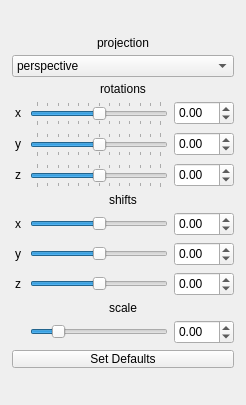
             <widget class="QWidget" name="scrollAreaWidgetContents">
              <property name="geometry">
               <rect>
                <x>0</x>
                <y>0</y>
                <width>246</width>
                <height>405</height>
               </rect>
              </property>
              <layout class="QGridLayout" name="gridLayout_6">
               <property name="leftMargin">
                <number>0</number>
               </property>
               <property name="topMargin">
                <number>0</number>
               </property>
               <property name="rightMargin">
                <number>0</number>
               </property>
               <property name="bottomMargin">
                <number>0</number>
               </property>
               <property name="spacing">
                <number>0</number>
               </property>
               <item row="0" column="0">
                <widget class="QFrame" name="uiTransformsCtrlFrame">
                 <property name="sizePolicy">
                  <sizepolicy hsizetype="Fixed" vsizetype="Fixed">
                   <horstretch>0</horstretch>
                   <verstretch>0</verstretch>
                  </sizepolicy>
                 </property>
                 <property name="autoFillBackground">
                  <bool>true</bool>
                 </property>
                 <property name="frameShape">
                  <enum>QFrame::NoFrame</enum>
                 </property>
                 <property name="frameShadow">
                  <enum>QFrame::Raised</enum>
                 </property>
                 <layout class="QGridLayout" name="gridLayout_3">
                  <item row="0" column="0" colspan="3">
                   <widget class="QLabel" name="label_19">
                    <property name="sizePolicy">
                     <sizepolicy hsizetype="Fixed" vsizetype="Fixed">
                      <horstretch>0</horstretch>
                      <verstretch>0</verstretch>
                     </sizepolicy>
                    </property>
                    <property name="minimumSize">
                     <size>
                      <width>222</width>
                      <height>12</height>
                     </size>
                    </property>
                    <property name="maximumSize">
                     <size>
                      <width>222</width>
                      <height>12</height>
                     </size>
                    </property>
                    <property name="text">
                     <string>projection</string>
                    </property>
                    <property name="alignment">
                     <set>Qt::AlignCenter</set>
                    </property>
                   </widget>
                  </item>
                  <item row="1" column="0" colspan="3">
                   <widget class="QComboBox" name="persperctiveComboBox">
                    <item>
                     <property name="text">
                      <string>perspective</string>
                     </property>
                    </item>
                    <item>
                     <property name="text">
                      <string>orthographic</string>
                     </property>
                    </item>
                   </widget>
                  </item>
                  <item row="2" column="0" colspan="3">
                   <widget class="QLabel" name="label_7">
                    <property name="sizePolicy">
                     <sizepolicy hsizetype="Fixed" vsizetype="Fixed">
                      <horstretch>0</horstretch>
                      <verstretch>0</verstretch>
                     </sizepolicy>
                    </property>
                    <property name="minimumSize">
                     <size>
                      <width>222</width>
                      <height>12</height>
                     </size>
                    </property>
                    <property name="maximumSize">
                     <size>
                      <width>222</width>
                      <height>12</height>
                     </size>
                    </property>
                    <property name="text">
                     <string>rotations</string>
                    </property>
                    <property name="alignment">
                     <set>Qt::AlignCenter</set>
                    </property>
                   </widget>
                  </item>
                  <item row="3" column="0">
                   <widget class="QLabel" name="label">
                    <property name="sizePolicy">
                     <sizepolicy hsizetype="Minimum" vsizetype="Minimum">
                      <horstretch>0</horstretch>
                      <verstretch>0</verstretch>
                     </sizepolicy>
                    </property>
                    <property name="minimumSize">
                     <size>
                      <width>12</width>
                      <height>24</height>
                     </size>
                    </property>
                    <property name="maximumSize">
                     <size>
                      <width>12</width>
                      <height>24</height>
                     </size>
                    </property>
                    <property name="text">
                     <string>x</string>
                    </property>
                    <property name="alignment">
                     <set>Qt::AlignCenter</set>
                    </property>
                   </widget>
                  </item>
                  <item row="3" column="1">
                   <widget class="QSlider" name="xRotationSlider">
                    <property name="sizePolicy">
                     <sizepolicy hsizetype="Preferred" vsizetype="Preferred">
                      <horstretch>0</horstretch>
                      <verstretch>0</verstretch>
                     </sizepolicy>
                    </property>
                    <property name="minimumSize">
                     <size>
                      <width>12</width>
                      <height>12</height>
                     </size>
                    </property>
                    <property name="minimum">
                     <number>-180</number>
                    </property>
                    <property name="maximum">
                     <number>180</number>
                    </property>
                    <property name="orientation">
                     <enum>Qt::Horizontal</enum>
                    </property>
                    <property name="tickPosition">
                     <enum>QSlider::TicksBothSides</enum>
                    </property>
                    <property name="tickInterval">
                     <number>30</number>
                    </property>
                   </widget>
                  </item>
                  <item row="3" column="2">
                   <widget class="QDoubleSpinBox" name="xRotationSpinBox">
                    <property name="sizePolicy">
                     <sizepolicy hsizetype="Minimum" vsizetype="Minimum">
                      <horstretch>0</horstretch>
                      <verstretch>0</verstretch>
                     </sizepolicy>
                    </property>
                    <property name="minimumSize">
                     <size>
                      <width>60</width>
                      <height>24</height>
                     </size>
                    </property>
                    <property name="maximumSize">
                     <size>
                      <width>60</width>
                      <height>24</height>
                     </size>
                    </property>
                    <property name="minimum">
                     <double>-180.000000000000000</double>
                    </property>
                    <property name="maximum">
                     <double>180.000000000000000</double>
                    </property>
                   </widget>
                  </item>
                  <item row="4" column="0">
                   <widget class="QLabel" name="label_2">
                    <property name="sizePolicy">
                     <sizepolicy hsizetype="Minimum" vsizetype="Minimum">
                      <horstretch>0</horstretch>
                      <verstretch>0</verstretch>
                     </sizepolicy>
                    </property>
                    <property name="minimumSize">
                     <size>
                      <width>12</width>
                      <height>24</height>
                     </size>
                    </property>
                    <property name="maximumSize">
                     <size>
                      <width>12</width>
                      <height>24</height>
                     </size>
                    </property>
                    <property name="text">
                     <string>y</string>
                    </property>
                    <property name="alignment">
                     <set>Qt::AlignCenter</set>
                    </property>
                   </widget>
                  </item>
                  <item row="4" column="1">
                   <widget class="QSlider" name="yRotationSlider">
                    <property name="sizePolicy">
                     <sizepolicy hsizetype="Preferred" vsizetype="Preferred">
                      <horstretch>0</horstretch>
                      <verstretch>0</verstretch>
                     </sizepolicy>
                    </property>
                    <property name="minimum">
                     <number>-180</number>
                    </property>
                    <property name="maximum">
                     <number>180</number>
                    </property>
                    <property name="orientation">
                     <enum>Qt::Horizontal</enum>
                    </property>
                    <property name="tickPosition">
                     <enum>QSlider::TicksBothSides</enum>
                    </property>
                    <property name="tickInterval">
                     <number>30</number>
                    </property>
                   </widget>
                  </item>
                  <item row="4" column="2">
                   <widget class="QDoubleSpinBox" name="yRotationSpinBox">
                    <property name="sizePolicy">
                     <sizepolicy hsizetype="Minimum" vsizetype="Minimum">
                      <horstretch>0</horstretch>
                      <verstretch>0</verstretch>
                     </sizepolicy>
                    </property>
                    <property name="minimumSize">
                     <size>
                      <width>60</width>
                      <height>24</height>
                     </size>
                    </property>
                    <property name="maximumSize">
                     <size>
                      <width>60</width>
                      <height>24</height>
                     </size>
                    </property>
                    <property name="minimum">
                     <double>-180.000000000000000</double>
                    </property>
                    <property name="maximum">
                     <double>180.000000000000000</double>
                    </property>
                   </widget>
                  </item>
                  <item row="5" column="0">
                   <widget class="QLabel" name="label_3">
                    <property name="sizePolicy">
                     <sizepolicy hsizetype="Minimum" vsizetype="Minimum">
                      <horstretch>0</horstretch>
                      <verstretch>0</verstretch>
                     </sizepolicy>
                    </property>
                    <property name="minimumSize">
                     <size>
                      <width>12</width>
                      <height>24</height>
                     </size>
                    </property>
                    <property name="maximumSize">
                     <size>
                      <width>12</width>
                      <height>24</height>
                     </size>
                    </property>
                    <property name="text">
                     <string>z</string>
                    </property>
                    <property name="alignment">
                     <set>Qt::AlignCenter</set>
                    </property>
                   </widget>
                  </item>
                  <item row="5" column="1">
                   <widget class="QSlider" name="zRotationSlider">
                    <property name="sizePolicy">
                     <sizepolicy hsizetype="Preferred" vsizetype="Preferred">
                      <horstretch>0</horstretch>
                      <verstretch>0</verstretch>
                     </sizepolicy>
                    </property>
                    <property name="minimum">
                     <number>-180</number>
                    </property>
                    <property name="maximum">
                     <number>180</number>
                    </property>
                    <property name="orientation">
                     <enum>Qt::Horizontal</enum>
                    </property>
                    <property name="tickPosition">
                     <enum>QSlider::TicksBothSides</enum>
                    </property>
                    <property name="tickInterval">
                     <number>30</number>
                    </property>
                   </widget>
                  </item>
                  <item row="5" column="2">
                   <widget class="QDoubleSpinBox" name="zRotationSpinBox">
                    <property name="sizePolicy">
                     <sizepolicy hsizetype="Minimum" vsizetype="Minimum">
                      <horstretch>0</horstretch>
                      <verstretch>0</verstretch>
                     </sizepolicy>
                    </property>
                    <property name="minimumSize">
                     <size>
                      <width>60</width>
                      <height>24</height>
                     </size>
                    </property>
                    <property name="maximumSize">
                     <size>
                      <width>60</width>
                      <height>24</height>
                     </size>
                    </property>
                    <property name="minimum">
                     <double>-180.000000000000000</double>
                    </property>
                    <property name="maximum">
                     <double>180.000000000000000</double>
                    </property>
                   </widget>
                  </item>
                  <item row="6" column="0" colspan="3">
                   <widget class="QLabel" name="label_8">
                    <property name="sizePolicy">
                     <sizepolicy hsizetype="Fixed" vsizetype="Fixed">
                      <horstretch>0</horstretch>
                      <verstretch>0</verstretch>
                     </sizepolicy>
                    </property>
                    <property name="minimumSize">
                     <size>
                      <width>222</width>
                      <height>12</height>
                     </size>
                    </property>
                    <property name="maximumSize">
                     <size>
                      <width>222</width>
                      <height>12</height>
                     </size>
                    </property>
                    <property name="text">
                     <string>shifts</string>
                    </property>
                    <property name="alignment">
                     <set>Qt::AlignCenter</set>
                    </property>
                   </widget>
                  </item>
                  <item row="7" column="0">
                   <widget class="QLabel" name="label_16">
                    <property name="sizePolicy">
                     <sizepolicy hsizetype="Minimum" vsizetype="Minimum">
                      <horstretch>0</horstretch>
                      <verstretch>0</verstretch>
                     </sizepolicy>
                    </property>
                    <property name="minimumSize">
                     <size>
                      <width>12</width>
                      <height>24</height>
                     </size>
                    </property>
                    <property name="maximumSize">
                     <size>
                      <width>12</width>
                      <height>24</height>
                     </size>
                    </property>
                    <property name="text">
                     <string>x</string>
                    </property>
                    <property name="alignment">
                     <set>Qt::AlignCenter</set>
                    </property>
                   </widget>
                  </item>
                  <item row="7" column="1">
                   <widget class="QSlider" name="xShiftSlider">
                    <property name="sizePolicy">
                     <sizepolicy hsizetype="Preferred" vsizetype="Preferred">
                      <horstretch>0</horstretch>
                      <verstretch>0</verstretch>
                     </sizepolicy>
                    </property>
                    <property name="minimumSize">
                     <size>
                      <width>12</width>
                      <height>12</height>
                     </size>
                    </property>
                    <property name="minimum">
                     <number>-50</number>
                    </property>
                    <property name="maximum">
                     <number>50</number>
                    </property>
                    <property name="orientation">
                     <enum>Qt::Horizontal</enum>
                    </property>
                   </widget>
                  </item>
                  <item row="7" column="2">
                   <widget class="QDoubleSpinBox" name="xShiftSpinBox">
                    <property name="sizePolicy">
                     <sizepolicy hsizetype="Minimum" vsizetype="Minimum">
                      <horstretch>0</horstretch>
                      <verstretch>0</verstretch>
                     </sizepolicy>
                    </property>
                    <property name="minimumSize">
                     <size>
                      <width>60</width>
                      <height>24</height>
                     </size>
                    </property>
                    <property name="maximumSize">
                     <size>
                      <width>60</width>
                      <height>24</height>
                     </size>
                    </property>
                    <property name="minimum">
                     <double>-50.000000000000000</double>
                    </property>
                    <property name="maximum">
                     <double>50.000000000000000</double>
                    </property>
                   </widget>
                  </item>
                  <item row="8" column="0">
                   <widget class="QLabel" name="label_14">
                    <property name="sizePolicy">
                     <sizepolicy hsizetype="Minimum" vsizetype="Minimum">
                      <horstretch>0</horstretch>
                      <verstretch>0</verstretch>
                     </sizepolicy>
                    </property>
                    <property name="minimumSize">
                     <size>
                      <width>12</width>
                      <height>24</height>
                     </size>
                    </property>
                    <property name="maximumSize">
                     <size>
                      <width>12</width>
                      <height>24</height>
                     </size>
                    </property>
                    <property name="text">
                     <string>y</string>
                    </property>
                    <property name="alignment">
                     <set>Qt::AlignCenter</set>
                    </property>
                   </widget>
                  </item>
                  <item row="8" column="1">
                   <widget class="QSlider" name="yShiftSlider">
                    <property name="sizePolicy">
                     <sizepolicy hsizetype="Preferred" vsizetype="Preferred">
                      <horstretch>0</horstretch>
                      <verstretch>0</verstretch>
                     </sizepolicy>
                    </property>
                    <property name="minimum">
                     <number>-50</number>
                    </property>
                    <property name="maximum">
                     <number>50</number>
                    </property>
                    <property name="orientation">
                     <enum>Qt::Horizontal</enum>
                    </property>
                   </widget>
                  </item>
                  <item row="8" column="2">
                   <widget class="QDoubleSpinBox" name="yShiftSpinBox">
                    <property name="sizePolicy">
                     <sizepolicy hsizetype="Minimum" vsizetype="Minimum">
                      <horstretch>0</horstretch>
                      <verstretch>0</verstretch>
                     </sizepolicy>
                    </property>
                    <property name="minimumSize">
                     <size>
                      <width>60</width>
                      <height>24</height>
                     </size>
                    </property>
                    <property name="maximumSize">
                     <size>
                      <width>60</width>
                      <height>24</height>
                     </size>
                    </property>
                    <property name="minimum">
                     <double>-50.000000000000000</double>
                    </property>
                    <property name="maximum">
                     <double>50.000000000000000</double>
                    </property>
                   </widget>
                  </item>
                  <item row="9" column="1">
                   <widget class="QSlider" name="zShiftSlider">
                    <property name="sizePolicy">
                     <sizepolicy hsizetype="Preferred" vsizetype="Preferred">
                      <horstretch>0</horstretch>
                      <verstretch>0</verstretch>
                     </sizepolicy>
                    </property>
                    <property name="minimum">
                     <number>-50</number>
                    </property>
                    <property name="maximum">
                     <number>50</number>
                    </property>
                    <property name="orientation">
                     <enum>Qt::Horizontal</enum>
                    </property>
                   </widget>
                  </item>
                  <item row="9" column="2">
                   <widget class="QDoubleSpinBox" name="zShiftSpinBox">
                    <property name="sizePolicy">
                     <sizepolicy hsizetype="Minimum" vsizetype="Minimum">
                      <horstretch>0</horstretch>
                      <verstretch>0</verstretch>
                     </sizepolicy>
                    </property>
                    <property name="minimumSize">
                     <size>
                      <width>60</width>
                      <height>24</height>
                     </size>
                    </property>
                    <property name="maximumSize">
                     <size>
                      <width>60</width>
                      <height>24</height>
                     </size>
                    </property>
                    <property name="minimum">
                     <double>-50.000000000000000</double>
                    </property>
                    <property name="maximum">
                     <double>50.000000000000000</double>
                    </property>
                   </widget>
                  </item>
                  <item row="10" column="0" colspan="3">
                   <widget class="QLabel" name="label_17">
                    <property name="sizePolicy">
                     <sizepolicy hsizetype="Fixed" vsizetype="Fixed">
                      <horstretch>0</horstretch>
                      <verstretch>0</verstretch>
                     </sizepolicy>
                    </property>
                    <property name="minimumSize">
                     <size>
                      <width>222</width>
                      <height>12</height>
                     </size>
                    </property>
                    <property name="maximumSize">
                     <size>
                      <width>222</width>
                      <height>12</height>
                     </size>
                    </property>
                    <property name="text">
                     <string>scale</string>
                    </property>
                    <property name="alignment">
                     <set>Qt::AlignCenter</set>
                    </property>
                   </widget>
                  </item>
                  <item row="11" column="1">
                   <widget class="QSlider" name="userScalerSlider">
                    <property name="sizePolicy">
                     <sizepolicy hsizetype="Preferred" vsizetype="Preferred">
                      <horstretch>0</horstretch>
                      <verstretch>0</verstretch>
                     </sizepolicy>
                    </property>
                    <property name="minimumSize">
                     <size>
                      <width>12</width>
                      <height>12</height>
                     </size>
                    </property>
                    <property name="minimum">
                     <number>-100</number>
                    </property>
                    <property name="maximum">
                     <number>500</number>
                    </property>
                    <property name="orientation">
                     <enum>Qt::Horizontal</enum>
                    </property>
                   </widget>
                  </item>
                  <item row="11" column="2">
                   <widget class="QDoubleSpinBox" name="userScalerSpinBox">
                    <property name="sizePolicy">
                     <sizepolicy hsizetype="Minimum" vsizetype="Minimum">
                      <horstretch>0</horstretch>
                      <verstretch>0</verstretch>
                     </sizepolicy>
                    </property>
                    <property name="minimumSize">
                     <size>
                      <width>60</width>
                      <height>24</height>
                     </size>
                    </property>
                    <property name="maximumSize">
                     <size>
                      <width>60</width>
                      <height>24</height>
                     </size>
                    </property>
                    <property name="minimum">
                     <double>-100.000000000000000</double>
                    </property>
                    <property name="maximum">
                     <double>500.000000000000000</double>
                    </property>
                   </widget>
                  </item>
                  <item row="12" column="0" colspan="3">
                   <widget class="QPushButton" name="setDefaultTransformsButton">
                    <property name="sizePolicy">
                     <sizepolicy hsizetype="Minimum" vsizetype="Minimum">
                      <horstretch>0</horstretch>
                      <verstretch>0</verstretch>
                     </sizepolicy>
                    </property>
                    <property name="minimumSize">
                     <size>
                      <width>222</width>
                      <height>18</height>
                     </size>
                    </property>
                    <property name="maximumSize">
                     <size>
                      <width>18</width>
                      <height>18</height>
                     </size>
                    </property>
                    <property name="text">
                     <string>Set Defaults</string>
                    </property>
                   </widget>
                  </item>
                  <item row="9" column="0">
                   <widget class="QLabel" name="label_15">
                    <property name="sizePolicy">
                     <sizepolicy hsizetype="Minimum" vsizetype="Minimum">
                      <horstretch>0</horstretch>
                      <verstretch>0</verstretch>
                     </sizepolicy>
                    </property>
                    <property name="minimumSize">
                     <size>
                      <width>12</width>
                      <height>24</height>
                     </size>
                    </property>
                    <property name="maximumSize">
                     <size>
                      <width>12</width>
                      <height>24</height>
                     </size>
                    </property>
                    <property name="text">
                     <string>z</string>
                    </property>
                    <property name="alignment">
                     <set>Qt::AlignCenter</set>
                    </property>
                   </widget>
                  </item>
                 </layout>
                </widget>
               </item>
              </layout>
             </widget>
